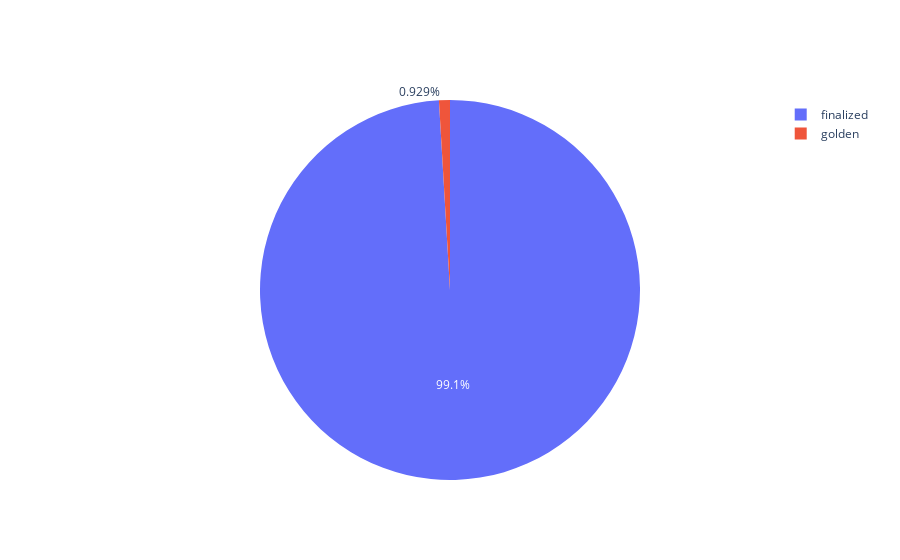

This figure's notebook cell:
### Code cell
# Your choice. Pie chart showing percent of golden vs. finalized unit states
unitstate = df2['_unit_state']
sents = df2['sentiment']
fig8 = go.Figure([go.Pie(labels=unitstate,
                        values=sents)]).show()

### Figure 1 — Plotly figure (JSON) as saved in the notebook; plotly's stock layout.template omitted (floating-point values rounded to 4 significant figures; data arrays with more than 128 entries replaced by an {"elided": "..."} marker saying what was removed)
{"data": [{"labels": {"elided": "7156 str values"}, "type": "pie", "values": {"elided": "7156 str values"}}], "layout": {}}
